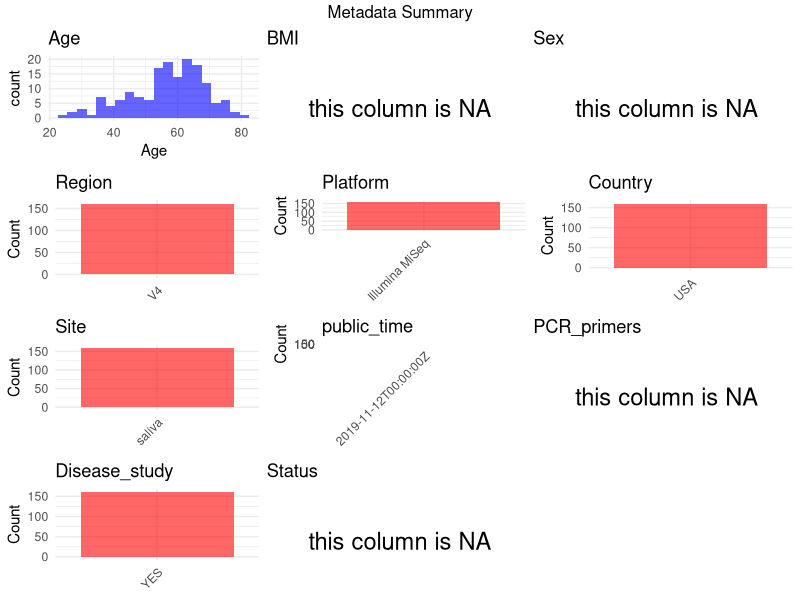

The R source for this figure:
## ---- chunk 1
# Load necessary libraries
library(dplyr)
library(ggplot2)
library(gridExtra)

# Set working directory (update this path to your local directory)
setwd("D:/studylearning/董彪师兄项目/任务/修改20250922/PRJNA535518")

# Read the initial metadata files
initial_meta<-read.csv("SraRunTable.csv",header = T)
initial_meta <- subset(initial_meta,env_medium=="saliva")
# Display the first few rows of the metadata
head(initial_meta)
## ---- chunk 2
# Create a uniform metadata dataframe
metadata <- data.frame(
  BioProject = initial_meta$BioProject,
  Run = initial_meta$Run,
  sample_name = initial_meta$Sample.Name,
  Age = initial_meta$AGE_067,
  BMI = NA,
  Sex= NA,
  Region = "V4",
  Platform = initial_meta$Instrument,
  Country = initial_meta$geo_loc_name_country,
  Site = initial_meta$env_medium,
  public_time = initial_meta$ReleaseDate,
  stringsAsFactors = FALSE
)
## ---- chunk 3
# Add information obtained from the publication
metadata$PCR_primers <- NA_character_  # Update based on the publication
metadata$title <- "Alterations in Oral Microbiota in HIV Are Related to Decreased Pulmonary Function"
metadata$Disease_study <- "YES"
metadata$Status <- NA_character_
## ---- chunk 4
# Check the number of unique runs and sample names
print(paste("Number of unique runs:", length(unique(metadata$Run))))
print(paste("Number of unique sample names:", length(unique(metadata$sample_name))))
## ---- chunk 5
# Select columns for visualization
plot_data <- metadata %>%
  select(-BioProject, -Run, -sample_name, -title)

# Function to create simple plots for each column
create_simple_plots <- function(data) {
  plots <- list()
  
  for (col in colnames(data)) {
    # Check if the column is all NA
    if (all(is.na(data[[col]]))) {
      # Create an empty plot with text indicating all NA
      p <- ggplot() +
        annotate("text", x = 0.5, y = 0.5, label = "this column is NA", size = 6) +
        labs(title = col) +
        theme_void()
    } else if (is.numeric(data[[col]])) {
      # Numeric variable: histogram
      p <- ggplot(data, aes(x = .data[[col]])) +
        geom_histogram(fill = "blue", alpha = 0.6, bins = 20, na.rm = TRUE) +
        labs(title = col) +
        theme_minimal()
    } else {
      # Categorical variable: bar plot (remove NA values)
      count_data <- as.data.frame(table(data[[col]], useNA = "ifany"))
      p <- ggplot(count_data, aes(x = reorder(Var1, -Freq), y = Freq)) +
        geom_col(fill = "red", alpha = 0.6) +
        labs(title = col, x = NULL, y = "Count") +
        theme_minimal() +
        theme(axis.text.x = element_text(angle = 45, hjust = 1))
    }
    plots[[col]] <- p
  }
  
  return(plots)
}

# Generate and arrange plots
plots <- create_simple_plots(plot_data)
grid.arrange(grobs = plots, ncol = 3, top = "Metadata Summary")
## ---- chunk 6
# Reorder columns to match the desired format
metadata <- metadata[, c(
  "BioProject", "Run", "sample_name", "Age", "BMI", "Sex", 
  "Region", "Platform", "Country", "Site", "public_time", 
  "PCR_primers", "title", "Disease_study", "Status"
)]

# Export the uniform metadata to a CSV file
write.csv(metadata, file = "metadata.csv", quote = FALSE)
